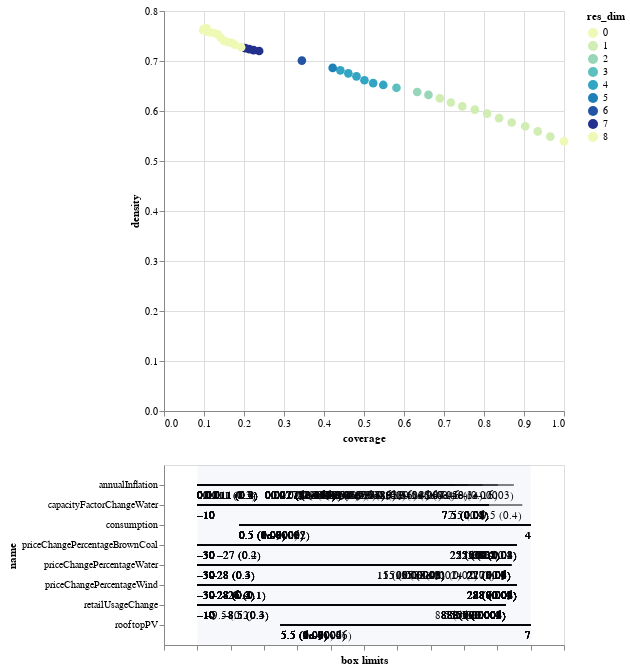

The notebook cell this image was saved under:
### Code cell
box1.inspect_tradeoff()

### Figure 1 — Vega-Lite specification as saved in the notebook (floating-point values rounded to 4 significant figures; data arrays with more than 128 entries replaced by an {"elided": "..."} marker saying what was removed)
{"config": {"view": {"continuousWidth": 400, "continuousHeight": 300}}, "vconcat": [{"data": {"name": "data-574eacf0905204fcd4c4d2296099bae7"}, "mark": {"type": "circle", "size": 75}, "encoding": {"color": {"type": "ordinal", "field": "res_dim", "scale": {"range": ["#eff9b6", "#d0edb3", "#97d6b9", "#5dc0c0", "#31a5c2", "#1f80b8", "#2354a3", "#21318d"]}}, "opacity": {"condition": {"value": 1, "selection": "selector010"}, "value": 0.4}, "tooltip": [{"type": "ordinal", "field": "id"}, {"type": "quantitative", "field": "coverage", "format": ".2"}, {"type": "quantitative", "field": "density", "format": ".2"}, {"type": "ordinal", "field": "res_dim"}], "x": {"type": "quantitative", "field": "coverage"}, "y": {"type": "quantitative", "field": "density"}}, "height": 400, "selection": {"selector010": {"type": "single", "fields": ["id"]}}, "width": 400}, {"layer": [{"data": {"name": "data-28a603cd12298bfb716b5489b2fb998d"}, "mark": "rule", "encoding": {"x": {"type": "quantitative", "axis": {"grid": false, "labels": false, "title": "box limits"}, "field": "x_lower", "scale": {"domain": [0, 1], "padding": 0.1}}, "x2": {"field": "x_upper"}, "y": {"type": "nominal", "field": "name", "scale": {"padding": 1.0}}}, "transform": [{"calculate": "(datum.x1-datum.minimum)/(datum.maximum-datum.minimum)", "as": "x_lower"}, {"calculate": "(datum.x2-datum.minimum)/(datum.maximum-datum.minimum)", "as": "x_upper"}, {"filter": {"selection": "selector010"}}], "width": 400}, {"data": {"name": "data-28a603cd12298bfb716b5489b2fb998d"}, "mark": {"type": "text", "align": "left", "baseline": "top", "dy": 5}, "encoding": {"text": {"type": "ordinal", "field": "text"}, "x": {"type": "quantitative", "axis": {"grid": false, "labels": false, "title": "box limits"}, "field": "x_lower", "scale": {"domain": [0, 1], "padding": 0.1}}, "x2": {"field": "x_upper"}, "y": {"type": "nominal", "field": "name", "scale": {"padding": 1.0}}}, "transform": [{"calculate": "(datum.x1-datum.minimum)/(datum.maximum-datum.minimum)", "as": "x_lower"}, {"calculate": "(datum.x2-datum.minimum)/(datum.maximum-datum.minimum)", "as": "x_upper"}, {"filter": {"selection": "selector010"}}, {"calculate": "datum.qp_lower>0?format(datum.x1, \".2\")+\" (\"+format(datum.qp_lower, \".1~g\")+\")\" :format(datum.x1, \".2\")", "as": "text"}], "width": 400}, {"data": {"name": "data-28a603cd12298bfb716b5489b2fb998d"}, "mark": {"type": "text", "align": "right", "baseline": "top", "dy": 5}, "encoding": {"text": {"type": "ordinal", "field": "text"}, "x": {"type": "quantitative", "field": "x_upper"}, "x2": {"field": "x_upper"}, "y": {"type": "nominal", "field": "name", "scale": {"padding": 1.0}}}, "transform": [{"calculate": "(datum.x1-datum.minimum)/(datum.maximum-datum.minimum)", "as": "x_lower"}, {"calculate": "(datum.x2-datum.minimum)/(datum.maximum-datum.minimum)", "as": "x_upper"}, {"filter": {"selection": "selector010"}}, {"calculate": "datum.qp_upper>0?format(datum.x2, \".2\")+\" (\"+format(datum.qp_upper, \".1\")+\")\" :format(datum.x2, \".2\")", "as": "text"}], "width": 400}, {"data": {"name": "data-bb8d07f6df3d47a6a475317795287b23"}, "mark": {"type": "rect", "opacity": 0.05}, "encoding": {"x": {"type": "quantitative", "field": "start"}, "x2": {"field": "end"}}}, {"data": {"name": "data-d751713988987e9331980363e24189ce"}, "mark": "point", "encoding": {"x": {"type": "quantitative", "field": "x"}, "y": {"type": "nominal", "field": "name"}}, "transform": [{"filter": {"selection": "selector010"}}], "width": 400}, {"data": {"name": "data-d751713988987e9331980363e24189ce"}, "mark": {"type": "text", "align": "center", "baseline": "top", "dy": 5}, "encoding": {"text": {"type": "nominal", "field": "item"}, "x": {"type": "quantitative", "field": "x"}, "y": {"type": "nominal", "field": "name"}}, "transform": [{"filter": {"selection": "selector010"}}], "width": 400}]}], "$schema": "https://vega.github.io/schema/vega-lite/v4.0.2.json", "datasets": {"data-574eacf0905204fcd4c4d2296099bae7": [{"coverage": 1.0, "density": 0.5394, "id": 0, "mass": 1.0, "mean": 0.5394, "res_dim": 0}, {"coverage": 0.9658, "density": 0.5488, "id": 1, "mass": 0.9492, "mean": 0.5488, "res_dim": 1}, {"coverage": 0.9345, "density": 0.5592, "id": 2, "mass": 0.9014, "mean": 0.5592, "res_dim": 1}, {"coverage": 0.9031, "density": 0.5694, "id": 3, "mass": 0.8555, "mean": 0.5694, "res_dim": 1}, {"coverage": 0.8692, "density": 0.577, "id": 4, "mass": 0.8125, "mean": 0.577, "res_dim": 1}, {"coverage": 0.8378, "density": 0.5857, "id": 5, "mass": 0.7715, "mean": 0.5857, "res_dim": 1}, {"coverage": 0.8078, "density": 0.5949, "id": 6, "mass": 0.7324, "mean": 0.5949, "res_dim": 1}, {"coverage": 0.7771, "density": 0.6028, "id": 7, "mass": 0.6953, "mean": 0.6028, "res_dim": 1}, {"coverage": 0.7457, "density": 0.6092, "id": 8, "mass": 0.6602, "mean": 0.6092, "res_dim": 1}, {"coverage": 0.7173, "density": 0.6171, "id": 9, "mass": 0.627, "mean": 0.6171, "res_dim": 1}, {"coverage": 0.6895, "density": 0.6253, "id": 10, "mass": 0.5947, "mean": 0.6253, "res_dim": 1}, {"coverage": 0.6611, "density": 0.6322, "id": 11, "mass": 0.564, "mean": 0.6322, "res_dim": 2}, {"coverage": 0.633, "density": 0.6379, "id": 12, "mass": 0.5352, "mean": 0.6379, "res_dim": 2}, {"coverage": 0.5812, "density": 0.6464, "id": 13, "mass": 0.4849, "mean": 0.6464, "res_dim": 3}, {"coverage": 0.5482, "density": 0.6521, "id": 14, "mass": 0.4534, "mean": 0.6521, "res_dim": 4}, {"coverage": 0.5229, "density": 0.6557, "id": 15, "mass": 0.4302, "mean": 0.6557, "res_dim": 4}, {"coverage": 0.5011, "density": 0.6615, "id": 16, "mass": 0.4086, "mean": 0.6615, "res_dim": 4}, {"coverage": 0.4812, "density": 0.6693, "id": 17, "mass": 0.3877, "mean": 0.6693, "res_dim": 4}, {"coverage": 0.4608, "density": 0.6753, "id": 18, "mass": 0.3681, "mean": 0.6753, "res_dim": 4}, {"coverage": 0.4409, "density": 0.6814, "id": 19, "mass": 0.349, "mean": 0.6814, "res_dim": 4}, {"coverage": 0.4217, "density": 0.6862, "id": 20, "mass": 0.3315, "mean": 0.6862, "res_dim": 5}, {"coverage": 0.3447, "density": 0.7008, "id": 21, "mass": 0.2653, "mean": 0.7008, "res_dim": 6}, {"coverage": 0.2379, "density": 0.72, "id": 22, "mass": 0.1782, "mean": 0.72, "res_dim": 7}, {"coverage": 0.2241, "density": 0.7219, "id": 23, "mass": 0.1675, "mean": 0.7219, "res_dim": 7}, {"coverage": 0.2133, "density": 0.7237, "id": 24, "mass": 0.159, "mean": 0.7237, "res_dim": 7}, {"coverage": 0.2031, "density": 0.7257, "id": 25, "mass": 0.1509, "mean": 0.7257, "res_dim": 7}, {"coverage": 0.1928, "density": 0.7275, "id": 26, "mass": 0.143, "mean": 0.7275, "res_dim": 8}, {"coverage": 0.177, "density": 0.7328, "id": 27, "mass": 0.1302, "mean": 0.7328, "res_dim": 8}, {"coverage": 0.1681, "density": 0.7367, "id": 28, "mass": 0.123, "mean": 0.7367, "res_dim": 8}, {"coverage": 0.1584, "density": 0.738, "id": 29, "mass": 0.1158, "mean": 0.738, "res_dim": 8}, {"coverage": 0.15, "density": 0.7403, "id": 30, "mass": 0.1093, "mean": 0.7403, "res_dim": 8}, {"coverage": 0.1418, "density": 0.7468, "id": 31, "mass": 0.1024, "mean": 0.7468, "res_dim": 8}, {"coverage": 0.1338, "density": 0.7535, "id": 32, "mass": 0.09579, "mean": 0.7535, "res_dim": 8}, {"coverage": 0.1253, "density": 0.7559, "id": 33, "mass": 0.08942, "mean": 0.7559, "res_dim": 8}, {"coverage": 0.1141, "density": 0.7574, "id": 34, "mass": 0.08122, "mean": 0.7574, "res_dim": 8}, {"coverage": 0.1073, "density": 0.759, "id": 35, "mass": 0.07628, "mean": 0.759, "res_dim": 8}, {"coverage": 0.09809, "density": 0.7616, "id": 36, "mass": 0.06946, "mean": 0.7616, "res_dim": 8}, {"coverage": 0.09891, "density": 0.7631, "id": 37, "mass": 0.06991, "mean": 0.7631, "res_dim": 8}, {"coverage": 0.09994, "density": 0.7643, "id": 38, "mass": 0.07052, "mean": 0.7643, "res_dim": 8}, {"coverage": 0.1064, "density": 0.7651, "id": 39, "mass": 0.07503, "mean": 0.7651, "res_dim": 8}], "data-28a603cd12298bfb716b5489b2fb998d": {"elided": "192 records"}, "data-bb8d07f6df3d47a6a475317795287b23": [{"end": 1, "start": 0}], "data-d751713988987e9331980363e24189ce": []}}
